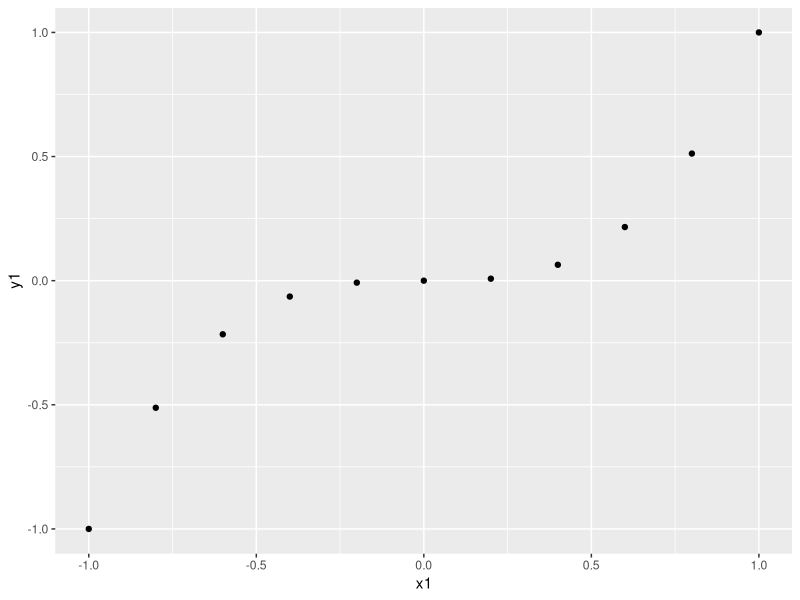
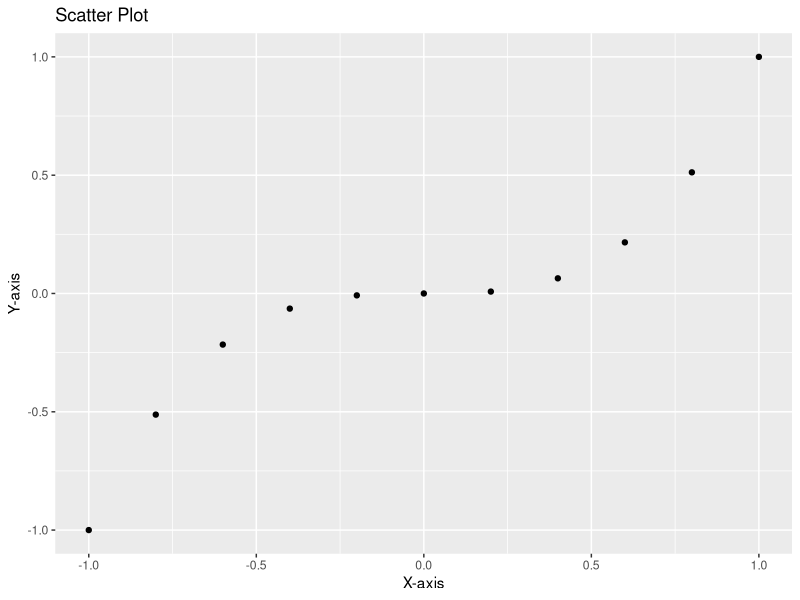
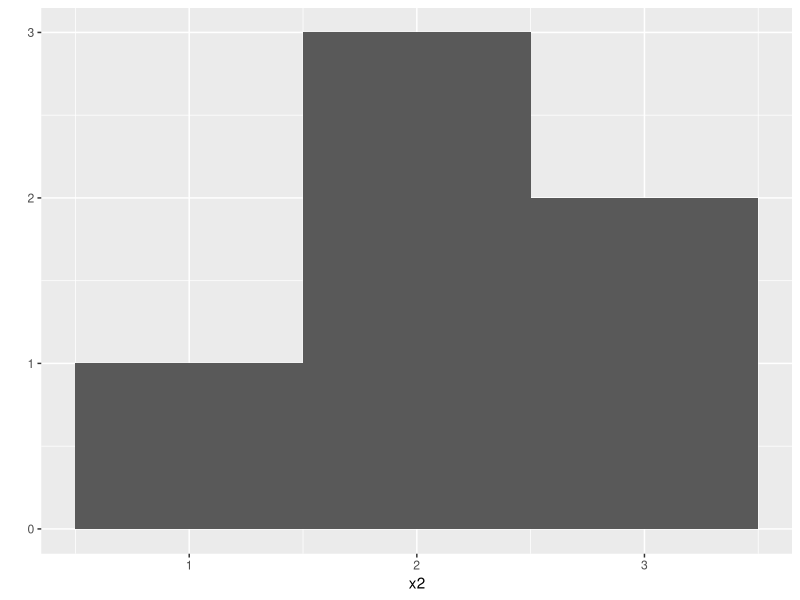
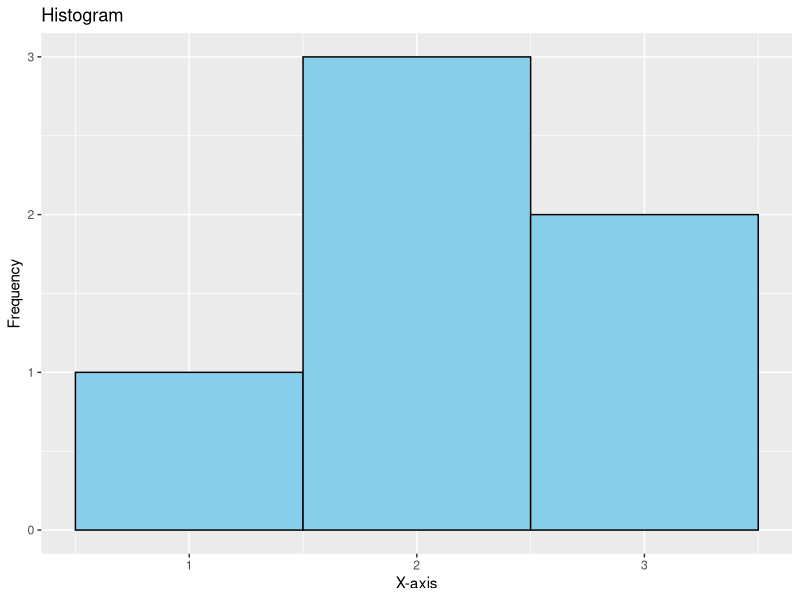
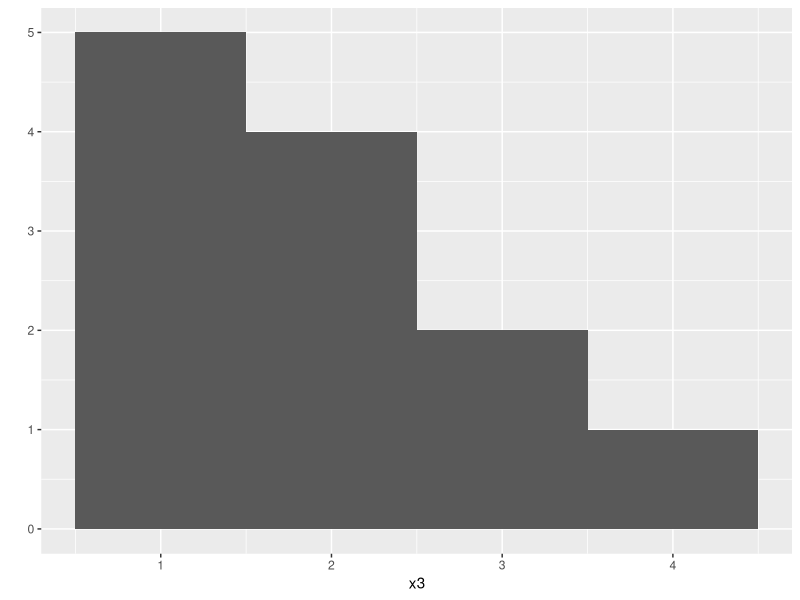
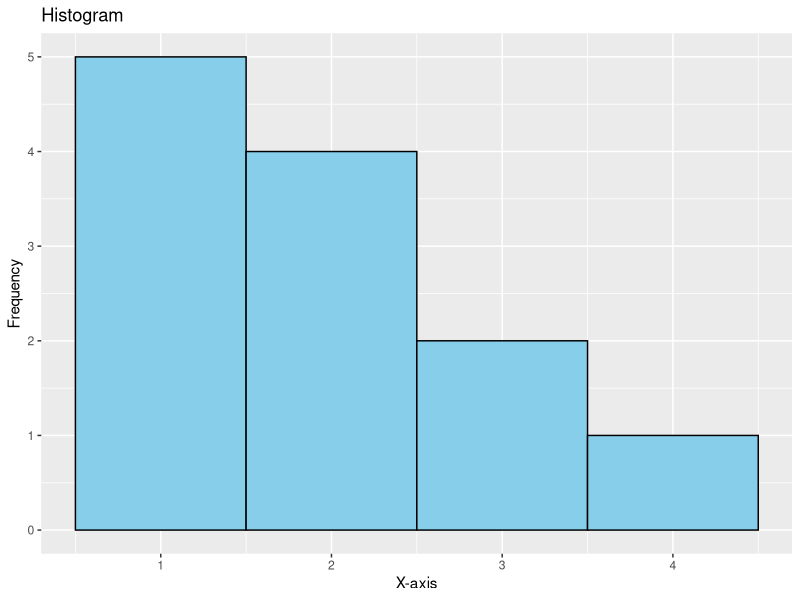
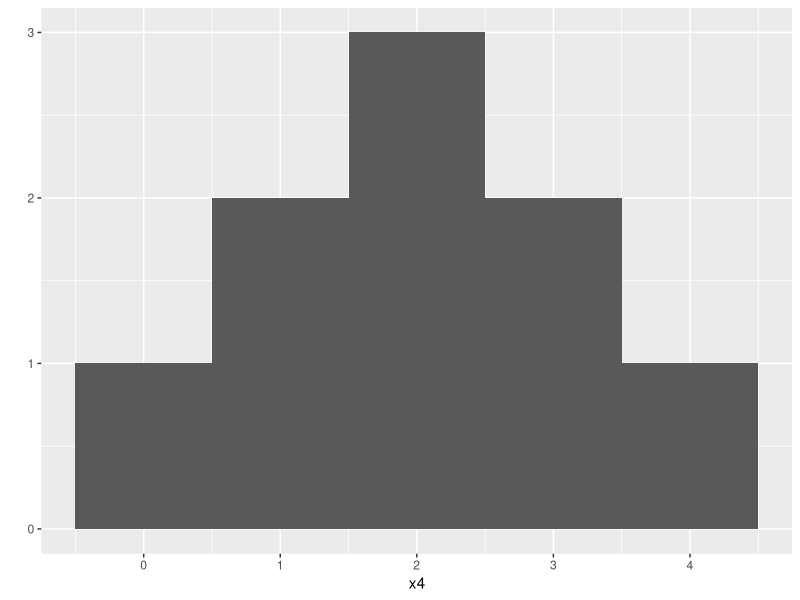
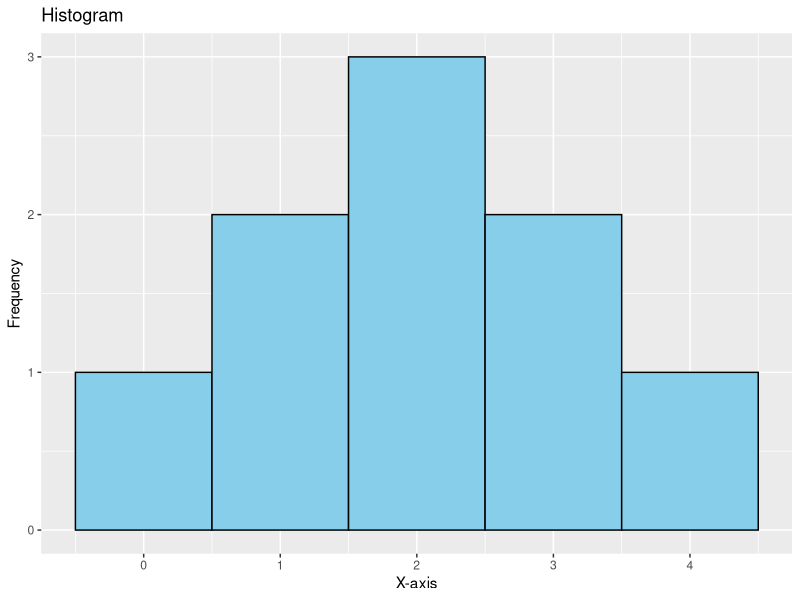

Source code (R) for these figures, in order:
# install.packages("tidyverse")
# remove.packages("ggplot2")
library(tidyverse)

# SCATTER PLOT

# qplot - without brackets prints details about the function

x1 <- c(-1, -0.8, -0.6, -0.4, -0.2, 0, 0.2,0.4, 0.6,  0.8, 1)
x1

y1 <- x1^3
y1

qplot(x1, y1)
# `qplot()` was deprecated in ggplot2 3.4.0.

# Using ggplot function instead

## Create a data frame from the vectors
data1 <- data.frame(x1, y1)

ggplot(data1, aes(x = x1, y = y1)) +
  geom_point() +
  labs(title = "Scatter Plot", x = "X-axis", y = "Y-axis")


# HISTOGRAM

x2 <- c(1, 2, 2, 2, 3, 3)
qplot(x2, binwidth = 1)

# Using ggplot function instead
data2 <- data.frame(x2)

ggplot(data2, aes(x = x2)) +
  geom_histogram(binwidth = 1, fill = "skyblue", color = "black") +
  labs(title = "Histogram", x = "X-axis", y = "Frequency")


x3 <- c(1, 1, 1, 1, 1, 2, 2, 2, 2, 3, 3, 4)
qplot(x3, binwidth = 1)

# Using ggplot function instead
data3 <- data.frame(x3)
ggplot(data3, aes(x = x3)) +
  geom_histogram(binwidth = 1, fill = "skyblue", color = "black") +
  labs(title = "Histogram", x = "X-axis", y = "Frequency")

# Exercise - (Visualize a Histogram)
x4 <- c(0, 1, 1, 2, 2, 2, 3, 3, 4)
qplot(x4, binwidth = 1)


data4 <- data.frame(x4)
ggplot(data4, aes(x = x4)) +
  geom_histogram(binwidth = 1, fill = "skyblue", color = "black") +
  labs(title = "Histogram", x = "X-axis", y = "Frequency")


# replicate function
replicate(3, 1 + 1)

roll <- function() {
  die <- 1:6
  dice  <- sample(die, size = 2, replace = TRUE)
  sum(dice)
}

replicate(10, roll())

rolls <- replicate(10000, roll())

qplot(rolls, binwidth = 1)


data5 <- data.frame(rolls)
ggplot(data5, aes(x = rolls)) +
  geom_histogram(binwidth = 1, fill = "skyblue", color = "black") +
  labs(title = "Histogram", x = "X-axis", y = "Frequency")


